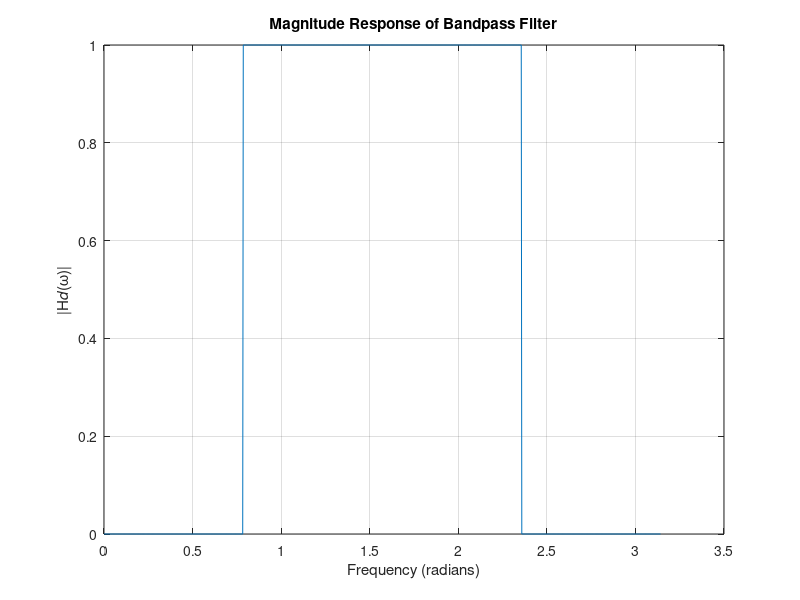

The MATLAB script that drew this image: (Note: this script raises an error after producing the figure.)
% Constants
wc1 = pi/4;     % Lower cutoff frequency
wc2 = 3*pi/4;   % Upper cutoff frequency
N = 7;          % Number of taps

% Frequency vector
w = linspace(0, pi, 1000);

% Calculate H𝑑(ω)
Hd = zeros(size(w));
alpha = 0.5; % Assuming some constant value for alpha
for i = 1:length(w)
    if w(i) > wc1 && w(i) < wc2
        Hd(i) = exp(-1i * alpha * w(i));
    end
end

% Plot magnitude response
figure;
plot(w, abs(Hd));
title('Magnitude Response of Bandpass Filter');
xlabel('Frequency (radians)');
ylabel('|H𝑑(ω)|');
grid on;

% Mark important values
hold on;
stem([wc1, wc2], [abs(Hd(find(w==wc1))), abs(Hd(find(w==wc2)))], 'r', 'LineWidth', 1.5, 'Marker', 'o');
legend('Magnitude Response', 'Cutoff Frequencies');
